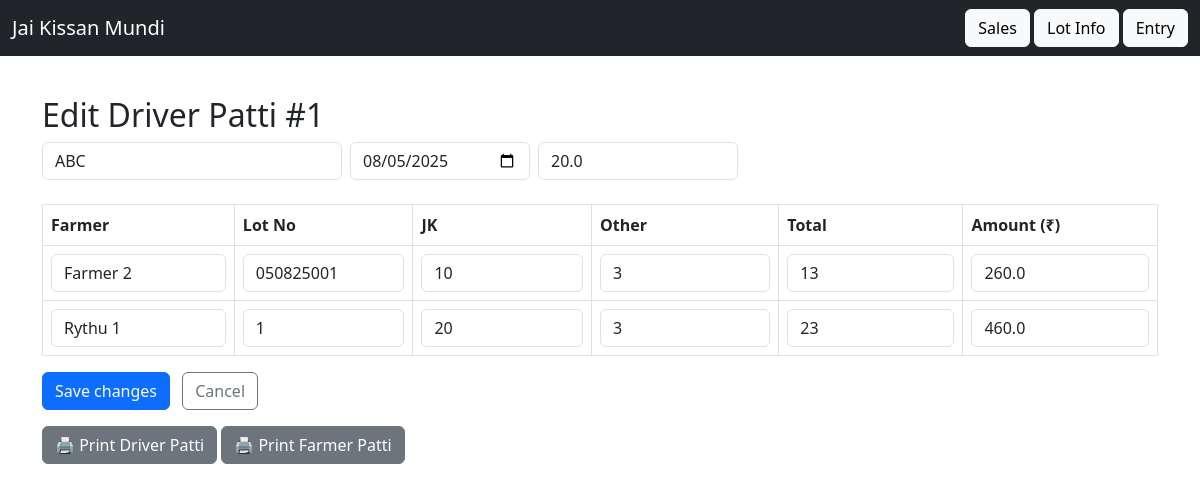
/edit_patti/1, run on the app's committed database.
### app/models.py (models this page shows)
class DriverPatti(db.Model):
    id = db.Column(db.Integer, primary_key=True)
    driver_id = db.Column(db.Integer, db.ForeignKey('driver.id'))
    transport_rate = db.Column(db.Float)
    date = db.Column(db.String)

class Driver(db.Model):
    id = db.Column(db.Integer, primary_key=True)
    name = db.Column(db.String(100), nullable=False)
    vehicle_number = db.Column(db.String(50))
    village = db.Column(db.String(100))
    default_rate = db.Column(db.Float)

class LotInfo(db.Model):
    id = db.Column(db.Integer, primary_key=True)
    driver_patti_id = db.Column(db.Integer, db.ForeignKey('driver_patti.id'))
    farmer_id = db.Column(db.Integer, db.ForeignKey('farmer.id'))
    lot_number = db.Column(db.String(50))
    jk_boxes = db.Column(db.Integer)
    other_boxes = db.Column(db.Integer)
    transport_rate = db.Column(db.Float)
    total_boxes = db.Column(db.Integer)
    transport_amount = db.Column(db.Float)
    date = db.Column(db.String(20))

class Farmer(db.Model):
    id = db.Column(db.Integer, primary_key=True)
    name = db.Column(db.String(100), nullable=False)

### app/routes.py (the view, shortened to what this page needs)
@main.route("/edit_patti/<int:patti_id>", methods=["GET", "POST"])
def edit_patti(patti_id):
    conn = get_db_connection()
    patti = conn.execute("""
        SELECT dp.id, dp.date AS patti_date, dp.transport_rate AS patti_rate, d.name AS driver_name
        FROM driver_patti dp
        JOIN driver d ON dp.driver_id = d.id
        WHERE dp.id = ?
    """, (patti_id,)).fetchone()
    lots = conn.execute("""
        SELECT li.id AS lot_id, f.name AS farmer_name, li.lot_number, li.jk_boxes, li.other_boxes
        FROM lot_info li
        LEFT JOIN farmer f ON li.farmer_id = f.id
        WHERE li.driver_patti_id = ?
        ORDER BY li.lot_number
    """, (patti_id,)).fetchall()
    conn.close()
    return render_template("edit_patti.html", patti=patti, lots=lots)

### app/routes.py (called while the page is built)
def get_db_connection():
    conn = sqlite3.connect(DB_PATH)
    conn.row_factory = sqlite3.Row  # Allows accessing columns by name
    return conn

### app/templates/edit_patti.html (shortened to what this page needs)
{% extends 'base.html' %}
{% block content %}
<h2>Edit Driver Patti #{{ patti.id }}</h2>
<form method="POST" action="{{ url_for('main.edit_patti', patti_id=patti.id) }}">
  <div class="mb-4 d-flex align-items-center flex-wrap gap-2">
    <input class="form-control" value="{{ patti.driver_name }}" readonly style="max-width: 300px;">
    <input type="date" name="date" value="{{ patti.patti_date }}" class="form-control" style="max-width: 180px;">
    <input type="number" step="0.1" name="transport_rate" id="transport_rate"
           value="{{ patti.patti_rate }}" class="form-control" placeholder="Transport Rate (₹/box)" style="max-width: 200px;">
  </div>
  <div class="table-responsive">
    <table class="table table-bordered align-middle">
      <thead>
        <tr>
          <th>Farmer</th>
          <th>Lot No</th>
          <th>JK</th>
          <th>Other</th>
          <th>Total</th>
          <th>Amount (₹)</th>
        </tr>
      </thead>
      <tbody>
        {% for lot in lots %}
        <tr>
          <td><input type="text" class="form-control" value="{{ lot.farmer_name }}" readonly></td>
          <td><input type="text" name="lot_number[]" class="form-control" value="{{ lot.lot_number }}"></td>
          <td><input type="number" name="jk_boxes[]" class="form-control jk_boxes" value="{{ lot.jk_boxes }}"></td>
          <td><input type="number" name="other_boxes[]" class="form-control other_boxes" value="{{ lot.other_boxes }}"></td>
          <td><input type="text" class="form-control total_boxes" value="{{ (lot.jk_boxes or 0) + (lot.other_boxes or 0) }}" readonly></td>
          <td><input type="text" class="form-control total_amount" value="{{ ((lot.jk_boxes or 0) + (lot.other_boxes or 0)) * (patti.patti_rate or 0) }}" readonly></td>
        </tr>
        {% endfor %}
      </tbody>
    </table>
  </div>
  <button type="submit" class="btn btn-primary">Save changes</button>
  <a href="{{ url_for('main.show_lots', date=patti.patti_date) }}" class="btn btn-outline-secondary ms-2">Cancel</a>
  <div class="mt-3">
<a href="{{ url_for('main.driver_patti_receipt', patti_id=patti.id) }}"
   class="btn btn-secondary" target="_blank">
  🖨 Print Driver Patti
  </a>
  <a href="{{ url_for('main.farmer_patti_receipts', driver_patti_id=patti.id) }}"
     class="btn btn-secondary" target="_blank">
    🖨 Print Farmer Patti
  </a>
</div>
</form>
{% endblock %}

### app/static/mobile.css (style rules this page uses)
:root { --space-1: .5rem; --space-2: .75rem; --space-3: 1rem; --radius: 12px; --brand: #0f766e; }
html, body { height: 100%; }
body { margin: 0; font-family: system-ui, -apple-system, Segoe UI, Roboto, Arial, sans-serif; font-size: 16px; line-height: 1.35; background: #fafafa; color: #111; }
input, select, textarea { width: 100%; padding: .8rem .9rem; border: 1px solid #e5e7eb; border-radius: 10px; background: #fff; font-size: 16px; }
.btn { display: inline-flex; align-items: center; justify-content: center; gap: .5rem; padding: .9rem 1rem; border: 0; border-radius: 999px; background: var(--brand); color: #fff; font-weight: 600; text-decoration: none; cursor: pointer; }
table { width: 100%; border-collapse: collapse; }
th, td { padding: .7rem; border-bottom: 1px dashed #ddd; text-align: left; }
.mt-3 { margin-top: var(--space-3); }

### data on the page
DriverPatti: id "1", date "08/05/2025", transport_rate "20.0"
Driver: driver_name "ABC"
LotInfo: farmer_name "Farmer 2", lot_number "050825001", jk_boxes "10", other_boxes "3", jk_boxes+other_boxes "13", jk_boxes+other_boxes "260.0"
LotInfo: farmer_name "Rythu 1", lot_number "1", jk_boxes "20", other_boxes "3", jk_boxes+other_boxes "23", jk_boxes+other_boxes "460.0"
